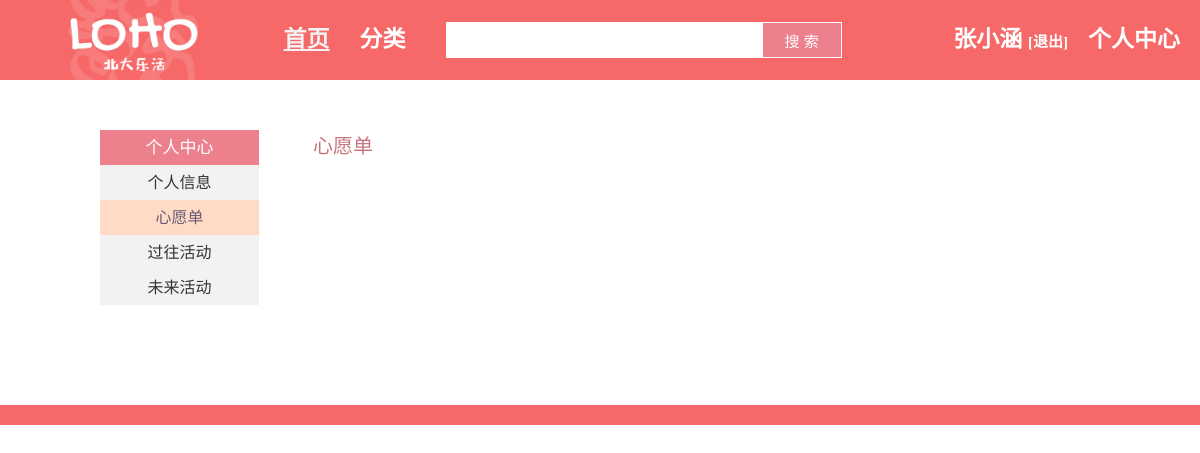
The page /user_center_collection.php (signed in) on the database as committed earlier.
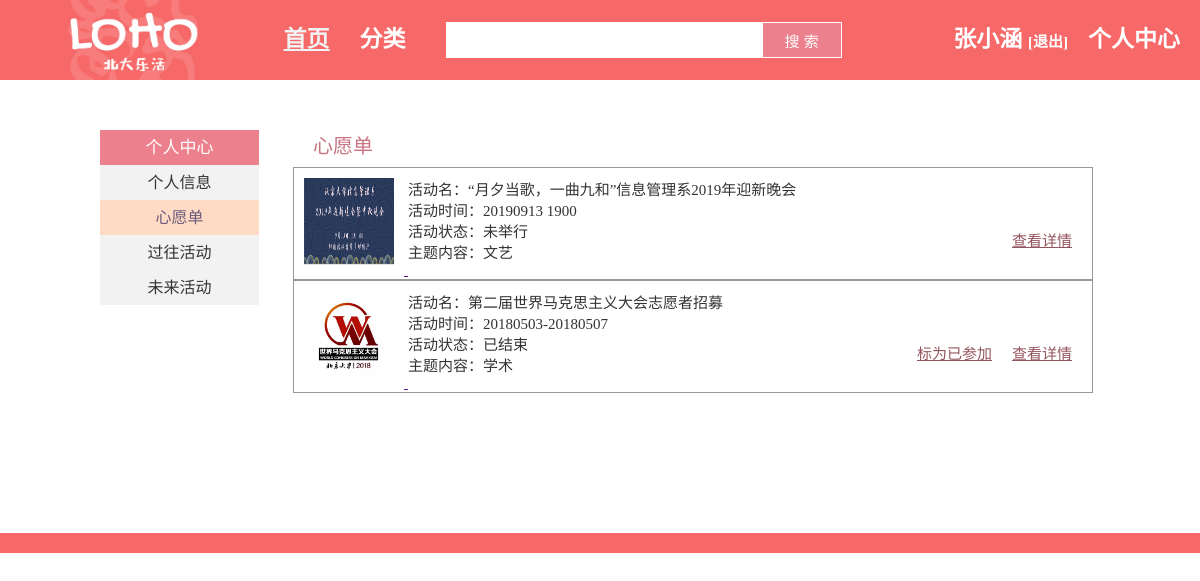
The same page on the database as committed later.
### tables this page shows
CREATE TABLE `collection_act`  (
  `user_name` varchar(255) NULL DEFAULT NULL,
  `collection_act_id` int(11) NULL DEFAULT NULL
);

CREATE TABLE `act_info`  (
  `act_id` int(20) NOT NULL,
  `act_name` varchar(255) NULL DEFAULT NULL,
  `act_type` varchar(255) NULL DEFAULT NULL,
  `act_intro` varchar(10000) NULL DEFAULT NULL,
  `act_score` float NULL DEFAULT NULL,
  `act_first_day` date NULL DEFAULT NULL,
  `act_time` varchar(255) NULL DEFAULT NULL,
  `act_place` varchar(255) NULL DEFAULT NULL,
  `need_apply` varchar(255) NULL DEFAULT NULL,
  `in_pku` varchar(255) NULL DEFAULT NULL,
  `in_thu` varchar(255) NULL DEFAULT NULL,
  `in_beijing` varchar(255) NULL DEFAULT NULL,
  `doc_path` varchar(255) NULL DEFAULT NULL,
  `update_freq` varchar(255) NULL DEFAULT NULL,
  `ord_website` varchar(255) NULL DEFAULT NULL,
  PRIMARY KEY (`act_id`) USING BTREE
);

CREATE TABLE `act_subject`  (
  `act_id` int(11) NULL DEFAULT NULL,
  `act_subject` varchar(255) NULL DEFAULT NULL
);

### user_center_collection.php (the view, shortened to what this page needs)
<!DOCTYPE html>
<html lang="zh-CN">
<head>
    <link rel="stylesheet" href="global_navigation.css">
    <link rel="stylesheet" href="footer.css">
    <link rel="stylesheet" href="user_side_nav.css">
    <link rel="stylesheet" href="user_center_collection.css">
</head>
<body>
    <nav class="global-nav">
        <a href="index.html" id="global-nav-logo">
            <img src="img/logo.png" height="100%">
        </a>
        <div class="nav-item left-nav-item active">
            <a href="index.html">首页</a>
        </div>
        <div class="nav-item left-nav-item">
            <a href="activity_list.php">分类</a>
        </div>
        <div class="search-bar">
            <form action="activity_list.php" method="get">
                <input type="text" name="query">
                <button type="submit">搜&nbsp;索</button>
            </form>
        </div>
        <?php
        if (isset($_COOKIE['username'])) {
            echo '
            <div class="nav-item right-nav-item">
                <a href="user_center_userinfo.php">个人中心</a>
            </div>
            <div class="nav-item right-nav-item">
                <b>' . $_COOKIE['usernickname'] . '</b>
                <span class="logout-button"><a href="do_logout.php">[退出]</a></span>
            </div>';
        }
        ?>
    </nav>
    <div class="fix"></div>
    <div class="main-container">
        <div class="side-nav">
            <div class="side-nav-header">个人中心</div>
            <div class="side-nav-modules">
                <ul class="module-list">
                    <a href="user_center_userinfo.html">
                        <li class="module-item">个人信息</li>
                    </a>
                    <a href="user_center_collection.php">
                        <li class="module-item active">心愿单</li>
                    </a>
                    <a href="user_center_past.php">
                        <li class="module-item">过往活动</li>
                    </a>
                    <a href="user_center_future.php">
                        <li class="module-item">未来活动</li>
                    </a>
                </ul>
            </div>
        </div>
        <div class="right-area">
            <div class="right-section">
                <h1>心愿单</h1>
                <div class="collection-items">
                    <?php
                    $dbc = mysqli_connect(DB_HOST, DB_USER, DB_PASS, DB_NAME);
                    $sqlstr = 'SELECT * FROM collection_act, act_info, act_subject WHERE collection_act.collection_act_id = act_info.act_id AND act_subject.act_id = act_info.act_id AND collection_act.user_name = "' . $_COOKIE['username'] . '"';
                    $result = mysqli_query($dbc, $sqlstr);
                    while ($row = mysqli_fetch_array($result)) {
                        create_item($dbc, $row);
                    }
                    function create_item($dbc, $row)
                    {
                        $act_id = $row['act_id'];
                        $act_name = $row['act_name'];
                        $act_time = $row['act_time'];
                        $act_theme = $row['act_subject'];
                        if ($act_time == "长期") {
                            $current_act_status = "正在举行";
                        } else {
                            if (strtotime($row['act_first_day']) < time()) {
                                $current_act_status = "已结束";
                            } else if (strtotime($row['act_first_day']) > time()) {
                                $current_act_status = "未举行";
                            } else {
                                $current_act_status = "正在举行";
                            }
                        }
                        $joinstr = 'SELECT * FROM joined_act WHERE user_name = "' . $_COOKIE['username'] . '" AND joined_act_id = ' . $row['act_id'];
                        $result = mysqli_query($dbc, $joinstr);
                        $joined = false;
                        echo '
                    <div class="collection-item">
                        <a href="">
                            <img src="pic/' . $act_id . '.png" alt="' . $act_name . '">
                            <div class="activity-info">
                                <div class="info-item">活动名：' . $act_name . '</div>
                                <div class="info-item">活动时间：' . $act_time . '</div>
                                <div class="info-item">活动状态：' . $current_act_status . '</div>
                                <div class="info-item">主题内容：' . $act_theme . '</div>
                            </div>
                        </a>
                        <div class="activity-options"><br><br><br>';
                        if ($joined == true) {
                            echo '<div><a href="" class="activity-option">已参加</a></div>';
                        } else if (strtotime($row['act_first_day']) < time()) {
                            echo '<div><a href="dojoin.php?id=' . $act_id . '" class="activity-option">标为已参加</a></div>';
                        }
                        echo '<div><a href="" class="activity-option">查看详情</a></div>
                        </div>
                    </div>';
                    }
                    ?>
                </div>
            </div>
        </div>
    </div>
    <div class="footer"></div>
</body>
</html>

### global_navigation.css (style rules this page uses)
body { margin: 0; font-family: PingFangSC; }
.global-nav { width: 100%; height: 80px; background-color: #f76968; margin: 0; position: fixed; top: 0; z-index: 9999; }
.global-nav #global-nav-logo { float: left; height: 100%; margin-left: 40px; margin-right: 30px; }
.global-nav .nav-item { color: #ffffff; font-size: 23px; line-height: 80px; }
.global-nav .nav-item a { color: #ffffff; text-decoration-line: none; font-weight:bold; }
.global-nav .nav-item b { color: #ffffff; text-decoration-line: none; font-weight:bold; }
.global-nav .nav-item.left-nav-item { float: left; margin-left: 30px; }
.global-nav .nav-item.left-nav-item.active a { color: #F2F2F2; text-decoration-line: underline; }
.global-nav .nav-item.right-nav-item { float: right; margin-right: 20px; }
.global-nav .nav-item.right-nav-item .logout-button { font-size: 15px; }
.global-nav .search-bar { font-size: 0; line-height: 80px; float: left; margin-left: 40px; }
.global-nav .search-bar input { height: 30px; vertical-align: middle; width: 300px; border-color: #ffffff; border-width: 2px; border-style: solid; font-size: 15px; padding-left: 10px; }
.global-nav .search-bar button { height: 36px; vertical-align: middle; width: 80px; font-size: 15px; color: #ffffff; background-color: #ec808d; border-color: #ffffff; border-width: 0.5px; border-style: solid; }
.fix { height: 80px; width: 100%; }

### footer.css (style rules this page uses)
.footer { height: 20px; width: 100%; background-color: #f76968; margin-top: 50px; margin-bottom: 0px; float: left; }

### user_side_nav.css (style rules this page uses)
.side-nav { width: 159px; display: inline-block; }
.side-nav .side-nav-header { line-height: 35px; font-size: 17px; color: #FFFFFF; background-color: #ec808d; text-align: center; }
.side-nav .side-nav-modules { line-height: 35px; font-size: 16px; }
.side-nav .side-nav-modules .module-list { margin: 0; padding: 0; list-style-type: none; }
.side-nav .side-nav-modules .module-list a { color: #333333; text-decoration-line: none; }
.side-nav .side-nav-modules .module-list .module-item { text-align: center; background-color: #F2F2F2; }
.side-nav .side-nav-modules .module-list .module-item.active { background-color: #FFDBC5; color: #6C5B7B; }

### user_center_collection.css (style rules this page uses)
.main-container { width: 1000px; margin: auto; padding-top: 50px; padding-bottom: 50px; }
.right-area { display: inline-block; width: 800px; vertical-align: top; margin-left: 30px; }
.right-area h1 { color: #C7737D; font-size: 20px; margin-top: 0; margin-bottom: 8px; padding-left: 20px; font-weight: 500; }
.right-section { margin-bottom: 40px; }
.collection-items .collection-item { border-style: solid; border-width: 1px; border-color: #999999; }
.collection-items .collection-item img { width: 90px; height: 87px; margin: 10px 10px 10px 10px; display: inline-block; }
.collection-items .collection-item .activity-info { display: inline-block; vertical-align: top; margin-top: 10px; font-size: 15px; color: #333333; }
.collection-items .collection-item .activity-options { margin-top: 10px; margin-right: 20px; float: right; font-size: 15px; }
.collection-items .collection-item .activity-options div { display: inline-block; margin-left: 20px; }
.collection-items .collection-item .activity-options a { color: #94565D; }

Rows that differ between the two databases and show on the page:
added collection_act: shows a picture, act_info.act_name "“月夕当歌，一曲九和”信息管理系2019年迎新晚会", act_info.act_time "20190913 1900", act_info.act_first_day "未举行", act_subject.act_subject "文艺"
added collection_act: shows a picture, act_info.act_name "第二届世界马克思主义大会志愿者招募", act_info.act_time "20180503-20180507", act_info.act_first_day "已结束", act_subject.act_subject "学术"
